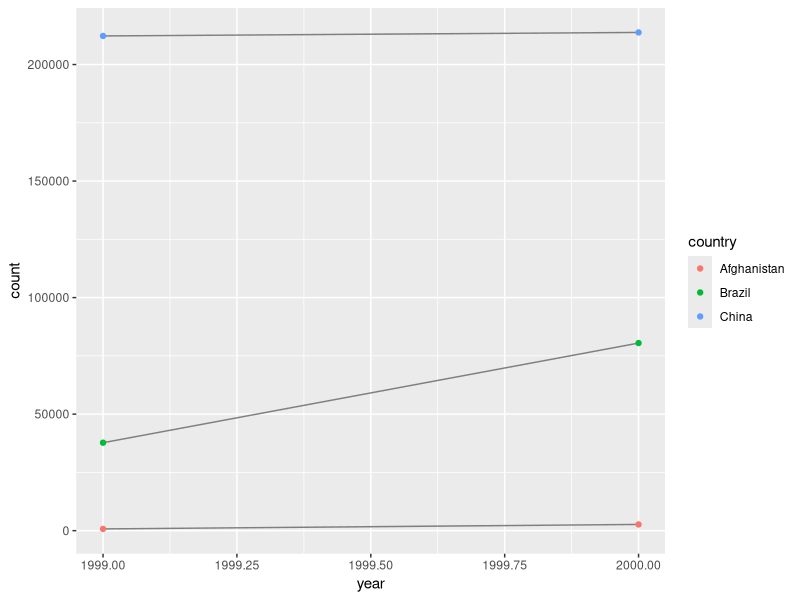
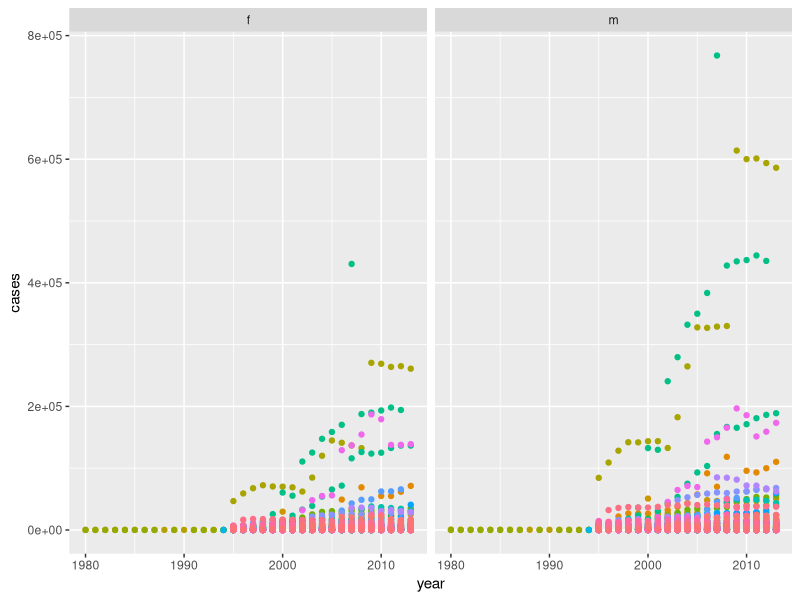
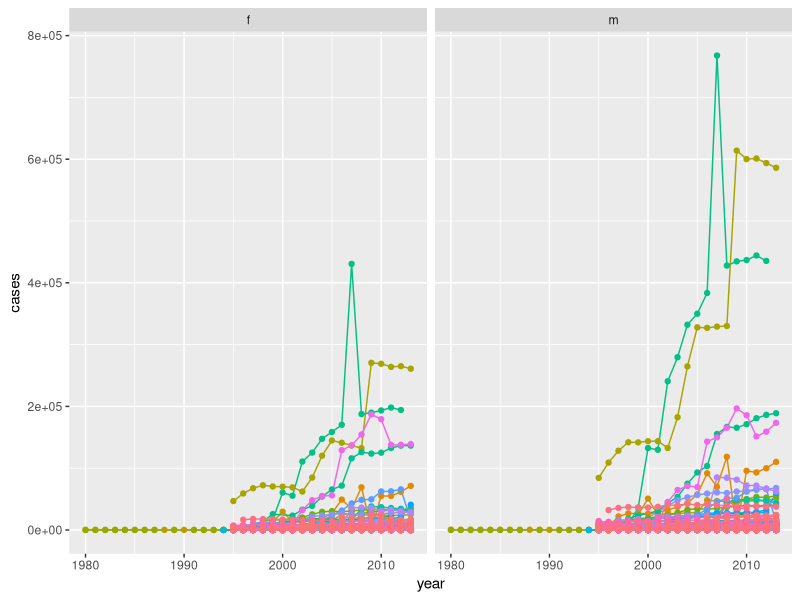
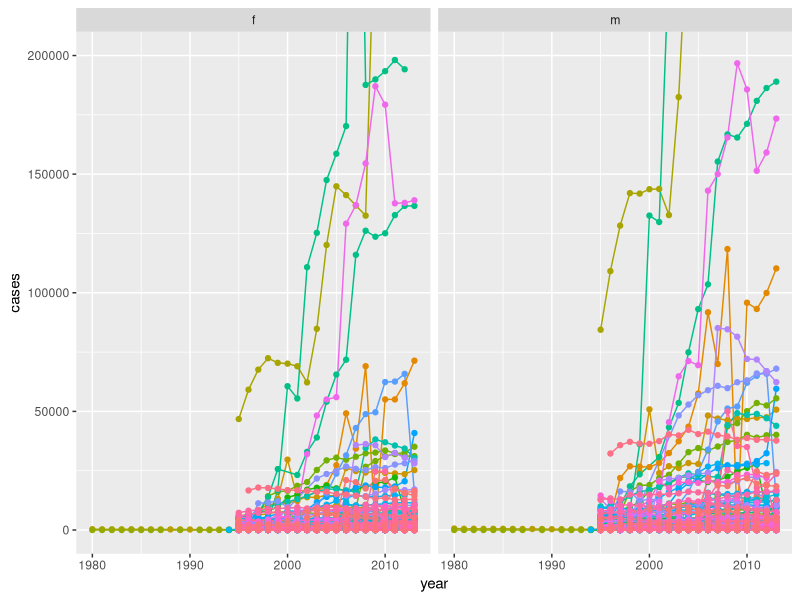

Write the R code that produced these figures, in order.
## ---- chunk 1
knitr::opts_chunk$set(cache = TRUE, autodep = TRUE)
## ---- chunk 2
library(tidyverse)
## ---- chunk 3
table1
table2
table3
table4a
table4b
## ---- chunk 4
# rate for table2

# extract cases per country per year
(cases <- table2 %>% filter(type == "cases"))
# extract population per country per year
(population <- table2 %>% filter(type == "population"))

# divide cases by population and multiply by 10000
(rate <- tibble(
  country = rep(c("Afghanistan", "Brazil", "China"), each = 2),
  year = rep(c(1999, 2000), times = 3),
  type = "rate", 
  count = cases$count / population$count * 10000
))

# store back in table2
table2_rate <- rbind(table2, rate) %>% 
  arrange(country, year, type)
table2_rate
## ---- chunk 5
# rate for table4a + table4b

# extract cases per country per year
## this is what table4a is
# extract population per country per year
## this is what table4b is

# divide cases by population and multiply by 10000
(rate <- tibble(
  country = rep(c("Afghanistan", "Brazil", "China"), each = 2),
  year = rep(c(1999, 2000), times = 3),
  type = "rate", 
  count = cases$count / population$count * 10000
))

# store back in appropriate place
## each variable is stored in its own tibble, so this fits the current format
## ---- chunk 6
table2 %>% filter(type == "cases") %>% 
  ggplot(aes(year, count)) + 
  geom_line(aes(group = country), color = "grey50") + 
  geom_point(aes(color = country))
## ---- chunk 7
stocks <- tibble(
  year   = c(2015, 2015, 2016, 2016),
  half  = c(   1,    2,     1,    2),
  return = c(1.88, 0.59, 0.92, 0.17)
)
stocks %>% 
  spread(year, return) %>%
  gather("year", "return", `2015`:`2016`)
## ---- chunk 8
preg <- tribble(
  ~pregnant, ~male, ~female,
  "yes",     NA,    10,
  "no",      20,    12
)
## ---- chunk 9
preg %>% gather("male", "female", key = sex, value = count)
## ---- chunk 10
# default, drop with warning
tibble(x = c("a,b,c", "d,e,f,g", "h,i,j")) %>% 
  separate(x, c("one", "two", "three"), extra = "merge")

# merge
tibble(x = c("a,b,c", "d,e,f,g", "h,i,j")) %>% 
  separate(x, c("one", "two", "three"), extra = "merge")
## ---- chunk 11
# default, fill from right with warning
tibble(x = c("a,b,c", "d,e", "f,g,i")) %>% 
  separate(x, c("one", "two", "three"))

# fill from left
tibble(x = c("a,b,c", "d,e", "f,g,i")) %>% 
  separate(x, c("one", "two", "three"), fill = "left")
## ---- chunk 12
tibble(x = c("a,b,c", "d,e,f", "g,h,i")) %>% 
  separate(x, c("one", "two", "three"))

tibble(x = c("a,b,c", "d,e,f", "g,h,i")) %>% 
  separate(x, c("one", "two", "three"), remove = FALSE)
## ---- chunk 13
# recreate tidy data
who1 <- who %>%
  gather(key, value, new_sp_m014:newrel_f65, na.rm = TRUE) %>% 
  mutate(key = stringr::str_replace(key, "newrel", "new_rel")) %>%
  separate(key, c("new", "var", "sexage")) %>% 
  select(-new) %>% 
  separate(sexage, c("sex", "age"), sep = 1)
## ---- chunk 14
head(who1)

# pull out unique rows and count by country
who1[ , 1:3] %>%
  unique() %>%
  count(country) %>% 
  filter(n > 1)
## ---- chunk 15
# remove iso2 and iso3 columns
who2 <- who1 %>% 
  select(-iso2, -iso3)

# convert into factors
who2$country <- as.factor(who2$country)
who2$sex <- as.factor(who2$sex)
  
# compute total cases of TB for each country, year, and sex
who3 <- who2 %>% 
  group_by(country, year, sex) %>% 
  summarize(cases = sum(value))
head(who3)
  
# visualize 
who3 %>% 
  ggplot(aes(x = year, y = cases, color = country)) + 
  facet_wrap(~ sex) + 
  theme(legend.position = "none") + 
  geom_point() 

who3 %>% 
  ggplot(aes(year, cases, color = country)) + 
  facet_wrap(~ sex) + 
  theme(legend.position = "none") + 
  geom_line() + 
  geom_point()

# try zooming in
who3 %>% 
  ggplot(aes(year, cases, color = country)) + 
  facet_wrap(~ sex) + 
  theme(legend.position = "none") + 
  geom_line() + 
  geom_point() + 
  coord_cartesian(ylim = c(0, 2e5))
